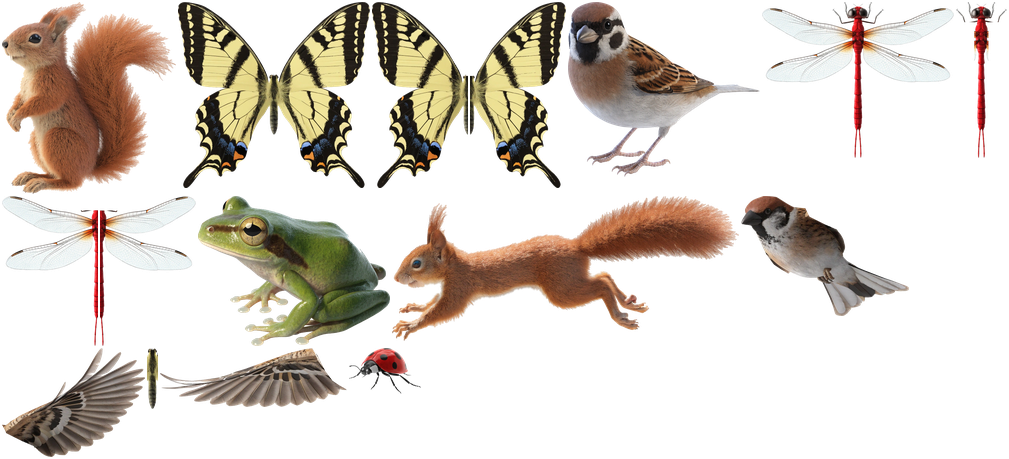
#> input picture app/src/main/assets/atlas/creatures_0.png, 1009 x 459 px; its folder holds only this picture in this run
$ python asset_packer.py ../app/src/main/assets/atlas out
#> lines starting #> are read from the running program, lines starting #| are printed output that depends on the picture; after the words box and inside, x2 and y2 are one past the last pixel; in counts of white or black regions, pixels touching at a corner belong together
#!/usr/bin/env python3
"""Crop transparent PNG sprites and pack them into texture atlas pages.

Takes a folder of PNGs with transparent margins (e.g. exported from Recraft.ai) and writes:

  <out>/<sheet>_<n>.png       the sprites, trimmed, packed into pages of at most --page-size square
  <out>/assets_manifest.json  every page, and where each sprite sits on which page, plus its anchor

The manifest is what the app's AssetManifest.kt / AtlasManifest reads; the app finds a sprite by
its assetId whatever page it is on. Write straight into app/src/main/assets/atlas/: page files of
the previous manifest that are no longer written are deleted.

Usage:
  python tools/asset_packer.py raw_assets/ app/src/main/assets/atlas/
  python tools/asset_packer.py raw_assets/ out/ --tile-width 256 --overrides raw_assets/overrides.json

The file name (without .png) becomes the assetId, e.g. plant_tulip_stage3.png -> "plant_tulip_stage3".

Sheets and pages
  A sprite's sheet follows from the start of its assetId (SHEETS): the crops (plant_*) on
  "crops", everything else (buildings, ground, decorations) on "world". There is nothing to
  choose when adding a picture: its name decides. Each sheet is packed tallest first onto pages
  of at most --page-size pixels a side (2048 by default, which every device can take as one
  texture); when one is full the next is started, crops_0.png, crops_1.png and so on. A page is
  cut to what is used on it. --sheet puts every sprite on one sheet of that name instead (the
  visitors' own atlas, "creatures").

Scaling
  --tile-width is how many atlas pixels one grid tile spans. If the source art is drawn larger
  than that, also pass --source-tile-width and every sprite is shrunk to match, e.g. art drawn
  at 720 px per tile packed into a lighter 512 px-per-tile atlas:

    python tools/asset_packer.py raw_assets/ out/ --tile-width 512 --source-tile-width 720

  Changing --tile-width alone does not resize anything; it only changes how large the sprites
  are drawn in the app.

Anchors
  The anchor is the point of the sprite that stands on the ground. After cropping it defaults
  to the bottom center (0.5, 1.0). Override it per sprite in the overrides file, e.g. for a
  ground tile whose anchor is the middle of its top face:

    {
      "tile_grass":   {"anchorX": 0.5, "anchorY": 0.5},
      "deco_signpost": {"isFlippedAllowed": false}
    }

  Override anchors are fractions of the *cropped* image, 0..1 from the top-left.

  Two more keys, written into the manifest only when given:
    "scale"              draw the sprite this many times larger than the atlas scale (for a
                         building whose picture is smaller than its footprint; enlarging it in
                         the atlas would only make the atlas bigger)
    "attachX", "attachY" a point on the sprite (fractions, like the anchor) where another sprite
                         is hung, e.g. the hub of a windmill's sails

Requires Pillow:  pip install Pillow
"""

from __future__ import annotations

import argparse
import json
import sys
from dataclasses import dataclass
from pathlib import Path

from PIL import Image

import crop_soil

MANIFEST_VERSION = 2
MANIFEST_NAME = "assets_manifest.json"

#: Largest page, in pixels a side: a texture every device can take.
PAGE_SIZE = 2048

#: (sheet, assetId prefix): a sprite whose assetId starts with the prefix goes on that sheet...
SHEETS = (("crops", "plant_"),)
#: ...and any other on this one.
DEFAULT_SHEET = "world"

DEFAULT_ANCHOR_X = 0.5
DEFAULT_ANCHOR_Y = 1.0
OVERRIDE_KEYS = {"anchorX", "anchorY", "isFlippedAllowed", "scale", "attachX", "attachY"}


@dataclass
class Sprite:
    asset_id: str
    image: Image.Image  # cropped, RGBA
    anchor_x: float = DEFAULT_ANCHOR_X
    anchor_y: float = DEFAULT_ANCHOR_Y
    is_flipped_allowed: bool = True
    # How much larger than the atlas scale to draw it (a building that would otherwise have to
    # be enlarged in the atlas to cover its footprint).
    draw_scale: float = 1.0
    # A point on the sprite where another one is hung (the hub a windmill's sails turn on).
    attach_x: float | None = None
    attach_y: float | None = None
    sheet: str = DEFAULT_SHEET
    page: int = 0
    atlas_x: int = 0
    atlas_y: int = 0

    @property
    def width(self) -> int:
        return self.image.width

    @property
    def height(self) -> int:
        return self.image.height


def sheet_of(asset_id: str) -> str:
    """The sheet a sprite named [asset_id] is packed on (SHEETS)."""
    return next((sheet for sheet, prefix in SHEETS if asset_id.startswith(prefix)), DEFAULT_SHEET)


def crop_to_alpha(image: Image.Image, alpha_threshold: int = 0) -> Image.Image | None:
    """Trim to the smallest box containing every pixel with alpha > alpha_threshold.

    Returns None when the image has no such pixel.
    """
    rgba = image.convert("RGBA")
    mask = rgba.getchannel("A").point(lambda a: 255 if a > alpha_threshold else 0)
    box = mask.getbbox()
    return None if box is None else rgba.crop(box)


def scale_image(image: Image.Image, scale: float) -> Image.Image:
    """Resample an RGBA image by `scale`.

    The resize runs on premultiplied alpha: otherwise the colour stored in fully transparent
    pixels (usually white or black) bleeds into the sprite's edges as a halo.
    """
    if scale == 1.0:
        return image
    size = (max(1, round(image.width * scale)), max(1, round(image.height * scale)))
    return image.convert("RGBa").resize(size, Image.LANCZOS).convert("RGBA")


def load_sprites(
    input_dir: Path, alpha_threshold: int = 0, scale: float = 1.0, strip_crop_soil: bool = False,
) -> list[Sprite]:
    """Load, crop and (when scale != 1) resample every PNG in input_dir.

    With strip_crop_soil, a crop picture (plant_*) first has the clump of earth under it taken
    out (see crop_soil.py), and stands on the base of its stem rather than the default anchor.
    """
    sprites = []
    for path in sorted(input_dir.glob("*.png")):
        crop = strip_crop_soil and crop_soil.is_crop(path.stem)
        with Image.open(path) as source:
            if crop and crop_soil.has_soil(path.stem):
                source = crop_soil.strip_soil_ball(source, withered="withered" in path.stem)
            cropped = crop_to_alpha(source, alpha_threshold)
        if cropped is None:
            print(f"warning: {path.name} is fully transparent, skipped", file=sys.stderr)
            continue
        sprite = Sprite(asset_id=path.stem, image=scale_image(cropped, scale), sheet=sheet_of(path.stem))
        if crop:
            sprite.anchor_x, sprite.anchor_y = crop_soil.stem_base(sprite.image)
        sprites.append(sprite)
    return sprites


def apply_overrides(sprites: list[Sprite], overrides: dict) -> None:
    """Apply manual per-sprite anchors / flip flags. Raises ValueError on bad input."""
    by_id = {sprite.asset_id: sprite for sprite in sprites}
    for asset_id, values in overrides.items():
        if asset_id not in by_id:
            raise ValueError(f"override for unknown asset '{asset_id}'")
        unknown = set(values) - OVERRIDE_KEYS
        if unknown:
            raise ValueError(f"'{asset_id}': unknown override keys {sorted(unknown)}")
        sprite = by_id[asset_id]
        for key, attribute in (("anchorX", "anchor_x"), ("anchorY", "anchor_y")):
            if key in values:
                value = float(values[key])
                if not 0.0 <= value <= 1.0:
                    raise ValueError(f"'{asset_id}': {key} must be within 0..1, got {value}")
                setattr(sprite, attribute, value)
        if "isFlippedAllowed" in values:
            sprite.is_flipped_allowed = bool(values["isFlippedAllowed"])
        if "scale" in values:
            value = float(values["scale"])
            if not value > 0.0:
                raise ValueError(f"'{asset_id}': scale must be positive, got {value}")
            sprite.draw_scale = value
        if ("attachX" in values) != ("attachY" in values):
            raise ValueError(f"'{asset_id}': attachX and attachY go together")
        if "attachX" in values:
            sprite.attach_x, sprite.attach_y = float(values["attachX"]), float(values["attachY"])


@dataclass
class Page:
    sheet: str
    width: int
    height: int
    file: str = ""
    # The shelf being filled: where the next sprite goes on it, and how tall it is.
    x: int = 0
    y: int = 0
    shelf_height: int = 0


def pack(sprites: list[Sprite], page_size: int = PAGE_SIZE, padding: int = 2) -> list[Page]:
    """Assign each sprite a page and a place on it, with shelf packing (tallest first), sheet by
    sheet. Returns the pages in the order of their index, each cut to what is used on it.

    A sprite goes on the first page of its sheet with room for it, so that the shorter ones fill
    what is left at the foot of a page before the next is started.
    Every sprite keeps `padding` transparent pixels on all sides so that filtered sampling
    never bleeds a neighbour into it.
    """
    for sprite in sprites:
        if max(sprite.width, sprite.height) + 2 * padding > page_size:
            raise ValueError(f"'{sprite.asset_id}' is {sprite.width}x{sprite.height} and does not fit on a {page_size} px page")
    order = [sheet for sheet, _ in SHEETS] + [DEFAULT_SHEET]
    sheets = sorted({sprite.sheet for sprite in sprites}, key=lambda sheet: (order.index(sheet) if sheet in order else len(order), sheet))
    pages: list[Page] = []
    for sheet in sheets:
        first = len(pages)
        for sprite in sorted((s for s in sprites if s.sheet == sheet), key=lambda s: (-s.height, s.asset_id)):
            w, h = sprite.width, sprite.height
            for index in range(first, len(pages)):
                page = pages[index]
                if page.x + w + padding <= page_size and page.y + h + padding <= page_size:
                    break  # on the shelf being filled (never taller than it, tallest first)
                below = page.y + page.shelf_height + padding
                if padding + w + padding <= page_size and below + h + padding <= page_size:
                    page.x, page.y, page.shelf_height = padding, below, 0
                    break  # on a new shelf below it
            else:
                index = len(pages)
                page = Page(sheet, 0, 0, f"{sheet}_{index - first}.png", x=padding, y=padding)
                pages.append(page)
            sprite.page = index
            sprite.atlas_x, sprite.atlas_y = page.x, page.y
            page.x += w + padding
            page.shelf_height = max(page.shelf_height, h)
            page.width = max(page.width, page.x)
            page.height = max(page.height, page.y + page.shelf_height + padding)
    return pages


def build_page(sprites: list[Sprite], pages: list[Page], index: int) -> Image.Image:
    page = pages[index]
    image = Image.new("RGBA", (page.width, page.height), (0, 0, 0, 0))
    for sprite in sprites:
        if sprite.page == index:
            image.paste(sprite.image, (sprite.atlas_x, sprite.atlas_y))
    return image


def build_manifest(sprites: list[Sprite], pages: list[Page], tile_width: int) -> dict:
    return {
        "version": MANIFEST_VERSION,
        "tileWidth": tile_width,
        "pages": [{"file": page.file, "width": page.width, "height": page.height} for page in pages],
        "assets": [
            sprite_entry(sprite)
            for sprite in sorted(sprites, key=lambda s: s.asset_id)
        ],
    }


def sprite_entry(sprite: Sprite) -> dict:
    entry = {
        "assetId": sprite.asset_id,
        "anchorX": round(sprite.anchor_x, 4),
        "anchorY": round(sprite.anchor_y, 4),
        "width": sprite.width,
        "height": sprite.height,
        "isFlippedAllowed": sprite.is_flipped_allowed,
        "page": sprite.page,
        "atlasX": sprite.atlas_x,
        "atlasY": sprite.atlas_y,
    }
    # Only written when used, so that the manifest of a plain sprite stays as it was.
    if sprite.draw_scale != 1.0:
        entry["drawScale"] = round(sprite.draw_scale, 4)
    if sprite.attach_x is not None:
        entry["attachX"] = round(sprite.attach_x, 4)
        entry["attachY"] = round(sprite.attach_y, 4)
    return entry


def written_pages(manifest_path: Path) -> list[str]:
    """The page files a manifest written before names (version 1 had a single "atlas")."""
    if not manifest_path.is_file():
        return []
    old = json.loads(manifest_path.read_text(encoding="utf-8"))
    return [page["file"] for page in old.get("pages", [])] + ([old["atlas"]] if old.get("atlas") else [])


def run(
    input_dir: Path,
    output_dir: Path,
    *,
    tile_width: int = 256,
    source_tile_width: int | None = None,
    page_size: int = PAGE_SIZE,
    padding: int = 2,
    alpha_threshold: int = 0,
    overrides_path: Path | None = None,
    strip_crop_soil: bool = False,
    sheet: str | None = None,
    manifest_name: str = MANIFEST_NAME,
) -> dict:
    """Run the whole pipeline and return the manifest that was written.

    tile_width is how wide one grid tile is in the atlas. When the source art was drawn at a
    different size (source_tile_width), every sprite is resampled by tile_width / source_tile_width.
    sheet puts every sprite on that one sheet rather than the one its name gives (sheet_of), and
    manifest_name is the manifest written: the visitors have an atlas of their own
    (creatures_<n>.png, creatures_manifest.json; see prepare_creature_art.py).
    """
    if tile_width <= 0 or (source_tile_width is not None and source_tile_width <= 0):
        raise ValueError("tile widths must be positive")
    scale = 1.0 if source_tile_width is None else tile_width / source_tile_width
    sprites = load_sprites(input_dir, alpha_threshold, scale, strip_crop_soil)
    if not sprites:
        raise ValueError(f"no usable .png files in {input_dir}")
    if overrides_path is not None:
        apply_overrides(sprites, json.loads(overrides_path.read_text(encoding="utf-8")))

    if sheet is not None:
        for sprite in sprites:
            sprite.sheet = sheet

    pages = pack(sprites, page_size, padding)
    manifest = build_manifest(sprites, pages, tile_width)

    output_dir.mkdir(parents=True, exist_ok=True)
    stale = set(written_pages(output_dir / manifest_name)) - {page.file for page in pages}
    for index, page in enumerate(pages):
        build_page(sprites, pages, index).save(output_dir / page.file, optimize=True)
    for name in sorted(stale):
        (output_dir / name).unlink(missing_ok=True)
    (output_dir / manifest_name).write_text(json.dumps(manifest, indent=2) + "\n", encoding="utf-8")
    return manifest


def main(argv: list[str] | None = None) -> int:
    parser = argparse.ArgumentParser(description="Crop sprites and pack them into a texture atlas.")
    parser.add_argument("input_dir", type=Path, help="folder of transparent .png files")
    parser.add_argument("output_dir", type=Path, help=f"where the pages and {MANIFEST_NAME} are written")
    parser.add_argument("--tile-width", type=int, default=256,
                        help="pixel width of one grid tile in the atlas (default: 256)")
    parser.add_argument("--source-tile-width", type=int, default=None,
                        help="pixel width of one grid tile in the source art, if different from "
                             "--tile-width; sprites are resampled by tile-width / source-tile-width")
    parser.add_argument("--page-size", type=int, default=PAGE_SIZE,
                        help=f"largest page, in pixels a side (default: {PAGE_SIZE})")
    parser.add_argument("--padding", type=int, default=2, help="transparent pixels around each sprite (default: 2)")
    parser.add_argument("--alpha-threshold", type=int, default=0,
                        help="pixels with alpha at or below this (0-255) count as empty when cropping (default: 0)")
    parser.add_argument("--strip-crop-soil", action="store_true",
                        help="take the clump of earth out from under crop pictures (plant_*), see crop_soil.py")
    parser.add_argument("--overrides", type=Path, default=None,
                        help="JSON file with per-asset anchorX / anchorY / isFlippedAllowed")
    parser.add_argument("--sheet", default=None,
                        help="put every sprite on this one sheet, rather than by its name (e.g. creatures)")
    parser.add_argument("--manifest-name", default=MANIFEST_NAME, help=f"manifest file name (default: {MANIFEST_NAME})")
    args = parser.parse_args(argv)

    try:
        manifest = run(
            args.input_dir,
            args.output_dir,
            tile_width=args.tile_width,
            source_tile_width=args.source_tile_width,
            page_size=args.page_size,
            padding=args.padding,
            alpha_threshold=args.alpha_threshold,
            overrides_path=args.overrides,
            strip_crop_soil=args.strip_crop_soil,
            sheet=args.sheet,
            manifest_name=args.manifest_name,
        )
#> in load_sprites, source is the input picture: PIL image 1009x459 RGBA; mean R, G, B, A 52.3, 44.5, 36.1, 77.1
#> in crop_to_alpha, `mask = rgba.getchannel("A").point(lambda a: 255 if a > alpha_threshold..`:
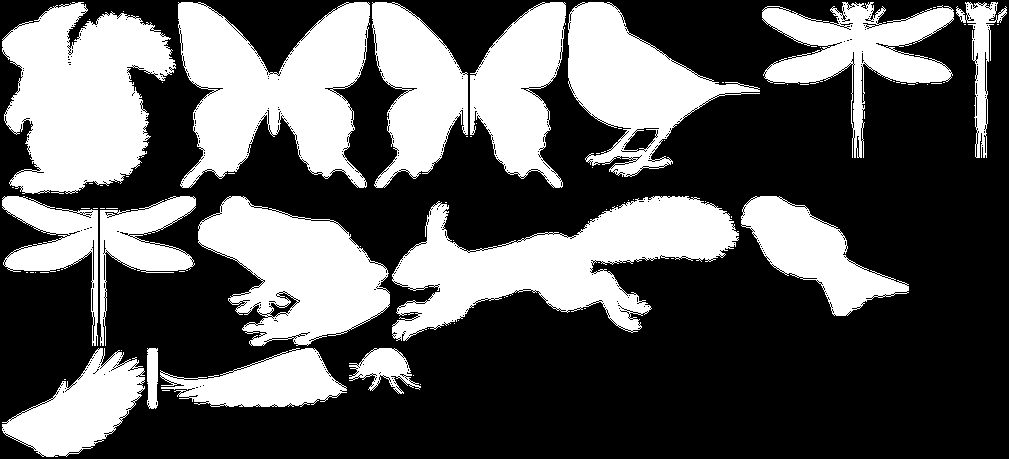
#> mask: PIL image 1009x459 L; 36% white; 84 white regions (68 under 20 px), largest, box (x1, y1, x2, y2) and area: (392, 196, 739, 341) 23164, (2, 2, 176, 194) 22302, (178, 2, 370, 188) 21603
#> in crop_to_alpha, `box = mask.getbbox()`: box = (2, 2, 1007, 457)
#> in crop_to_alpha, `return None if box is None else rgba.crop(box)`:
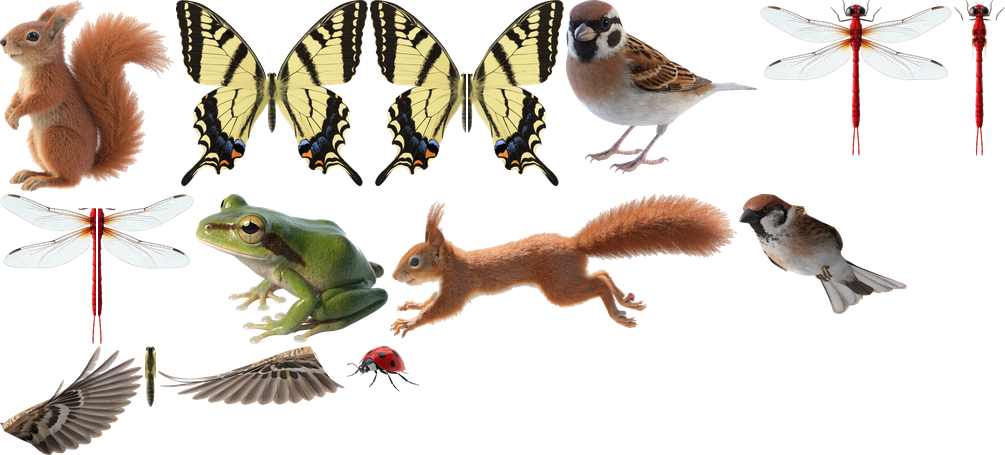
#> returned value: PIL image 1005x455 RGBA; mean R, G, B, A 53, 45.1, 36.6, 78.1; transparent parts drawn white
#> in run, `sprites = load_sprites(input_dir, alpha_threshold, scale, strip_crop_s..`: sprites = 1 item
#> the loop in pack, `for sprite in sprites:` made 1 pass
#> in pack, `sheets = sorted({sprite.sheet for sprite in sprites}, key=lambda sheet..`: sheets = ['world']
#> the loop in pack, `for sheet in sheets:` made 1 pass
#> (sheet, first) on pass 1: ('world', 0)
#> after the loop in pack, `for sheet in sheets:`: pages = 1 item
#> in run, `manifest = build_manifest(sprites, pages, tile_width)`: manifest = 4 items
#> in run, `stale = set(written_pages(output_dir / manifest_name)) - {page.file fo..`: stale = 0 items
#> the loop in run, `for index, page in enumerate(pages):` made 1 pass
#> manifest = 4 items
    except (OSError, ValueError) as error:
        print(f"error: {error}", file=sys.stderr)
        return 1

    pages = ", ".join(f"{page['file']} {page['width']}x{page['height']}" for page in manifest["pages"])
    print(f"packed {len(manifest['assets'])} sprites into {len(manifest['pages'])} pages: {pages}")
#| packed 1 sprites into 1 pages: world_0.png 1009x459
    return 0


if __name__ == "__main__":
    sys.exit(main())
#> (the program exits here)

$ run again, on app/src/main/assets/atlas/crops_2.png
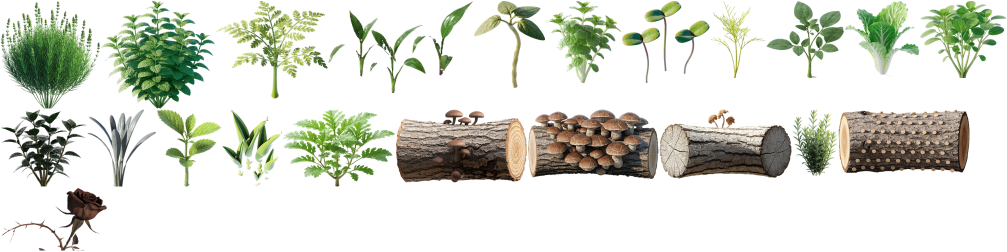
#> input picture app/src/main/assets/atlas/crops_2.png, 2014 x 503 px (shown at 1/2 size)
#> in load_sprites, source is the input picture: PIL image 2014x503 RGBA; mean R, G, B, A 40.2, 44, 31.7, 71.4
#> in crop_to_alpha, `mask = rgba.getchannel("A").point(lambda a: 255 if a > alpha_threshold..`:
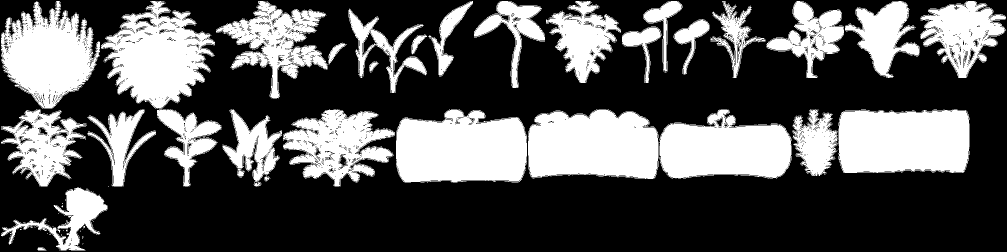
#> mask: PIL image 2014x503 L (shown at 1/2 size); 33.4% white; 167 white regions (134 under 20 px), largest, box (x1, y1, x2, y2) and area: (792, 219, 1054, 365) 32439, (1056, 219, 1317, 358) 31402, (1677, 219, 1939, 346) 31274
#> box = (2, 2, 2012, 501)
#> in crop_to_alpha, `return None if box is None else rgba.crop(box)`:
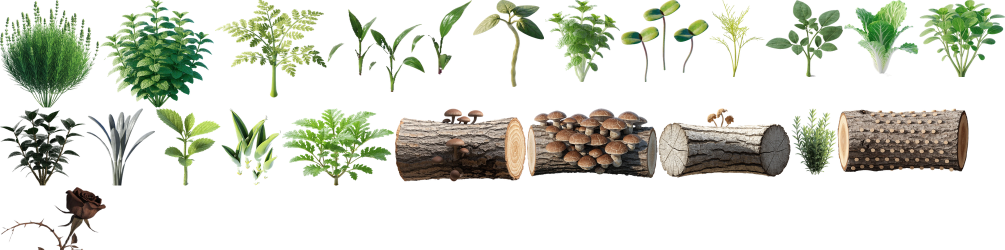
#> returned value: PIL image 2010x499 RGBA (shown at 1/2 size); mean R, G, B, A 40.6, 44.4, 32, 72.2; transparent parts drawn white
#> sprites = 1 item
#> the loop in pack, `for sprite in sprites:` made 1 pass
#> sheets = ['world']
#> the loop in pack, `for sheet in sheets:` made 1 pass
#> (sheet, first) on pass 1: ('world', 0)
#> after the loop in pack, `for sheet in sheets:`: pages = 1 item
#> in run, `manifest = build_manifest(sprites, pages, tile_width)`: manifest = 4 items
#> stale = 0 items
#> the loop in run, `for index, page in enumerate(pages):` made 1 pass
#> in main, `manifest = run( args.input_dir, args.output_dir, tile_width=args.tile_..`: manifest = 4 items
#| packed 1 sprites into 1 pages: world_0.png 2014x503
